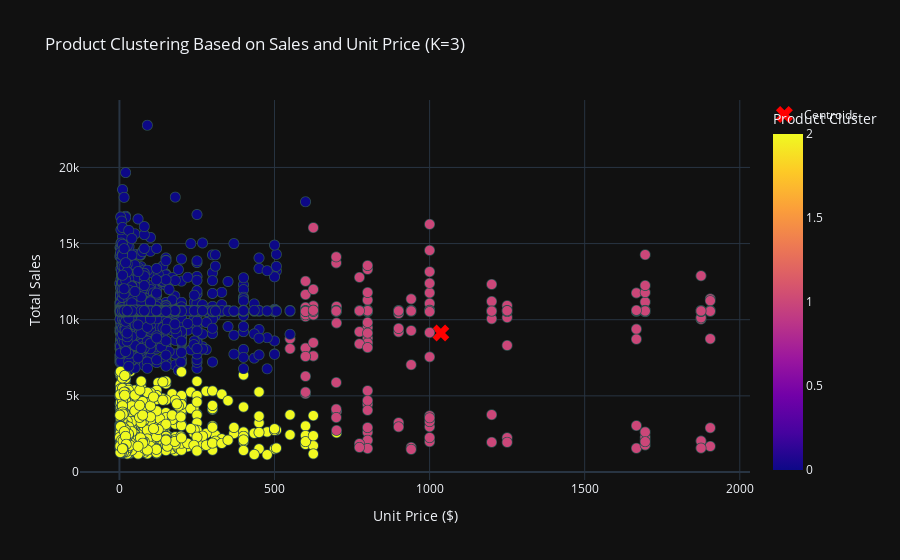

Write notebook code for a chart like this one.
### Code cell
# Import necessary libraries
import pandas as pd
import numpy as np
import matplotlib.pyplot as plt
import seaborn as sns
from sklearn.preprocessing import StandardScaler
from sklearn.cluster import KMeans
from sklearn.metrics import silhouette_score
import plotly.express as px
import plotly.graph_objs as go  # To customize traces like centroids

# Load the dataset
file_path = '/Users/naveenganta/Desktop/analytics/Projects/RFP/product data for clustering.xlsx'
df = pd.read_excel(file_path)

# Step 1: Calculate total sales for each product across 104 weeks
df['Total Sales'] = df.iloc[:, 4:108].sum(axis=1)

# Step 2: Select the columns for clustering (Unit price and Total Sales)
product_clustering_data = df[['Unit price($)', 'Total Sales']]

# Step 3: Standardize the data
scaler = StandardScaler()
product_data_scaled = scaler.fit_transform(product_clustering_data)

# Step 4: Silhouette Method to find the optimal number of clusters
def silhouette_method(data, max_k=10):
    silhouette_scores = []
    for k in range(2, min(max_k+1, data.shape[0])):
        kmeans = KMeans(n_clusters=k, random_state=42)
        labels = kmeans.fit_predict(data)
        if len(np.unique(labels)) > 1:
            score = silhouette_score(data, labels)
            silhouette_scores.append(score)
    
    # Plotting silhouette scores
    plt.figure(figsize=(8, 5))
    sns.lineplot(x=range(2, min(max_k+1, data.shape[0])), y=silhouette_scores, marker='o')
    plt.title('Silhouette Score for Optimal K')
    plt.xlabel('Number of Clusters')
    plt.ylabel('Silhouette Score')
    plt.show()
    
    # Return the optimal number of clusters
    return np.argmax(silhouette_scores) + 2

# Step 5: Apply Silhouette Method to get the optimal K
optimal_k_product = silhouette_method(product_data_scaled)

# Step 6: Apply KMeans with optimal K
if optimal_k_product is not None:
    kmeans_product = KMeans(n_clusters=optimal_k_product, random_state=42)
    product_clusters = kmeans_product.fit_predict(product_data_scaled)

    # Add cluster labels to the original dataframe
    df['Product Cluster'] = product_clusters

    # Step 7: Visualize the clustering using Plotly with Hover Data
    # Create the plot
    fig = px.scatter(df, x='Unit price($)', y='Total Sales', color='Product Cluster',
                     hover_data=['Product Name'],  # Show product names on hover
                     title=f'Product Clustering Based on Sales and Unit Price (K={optimal_k_product})',
                     labels={'Unit price($)': 'Unit Price ($)', 'Total Sales': 'Total Sales'},
                     template='plotly_dark')

    # Customize marker sizes and style
    fig.update_traces(marker=dict(size=10, opacity=1, line=dict(width=0.7, color='DarkSlateGrey')))

    # Plot centroids using plotly.graph_objs for more control
    centroids_product = scaler.inverse_transform(kmeans_product.cluster_centers_)
    centroid_trace = go.Scatter(
        x=centroids_product[:, 0], 
        y=centroids_product[:, 1], 
        mode='markers', 
        marker=dict(size=15, color='red', symbol='x'), 
        name='Centroids'
    )

    fig.add_trace(centroid_trace)

    # Show the plot
    fig.show()

    # Step 8: Print which product belongs to which cluster
    product_cluster_mapping = df[['Product Name', 'Product Cluster']]
    print("\nProduct to Cluster Mapping:")
    print(product_cluster_mapping)

### Figure 1 — Plotly figure (JSON) as saved in the notebook; plotly's stock layout.template omitted (floating-point values rounded to 4 significant figures; data arrays with more than 128 entries replaced by an {"elided": "..."} marker saying what was removed)
{"data": [{"customdata": {"elided": "3560x1 str values"}, "hovertemplate": "Unit Price ($)=%{x}<br>Total Sales=%{y}<br>Product Name=%{customdata[0]}<br>Product Cluster=%{marker.color}<extra></extra>", "legendgroup": "", "marker": {"color": {"elided": "3560 int values"}, "coloraxis": "coloraxis", "line": {"color": "DarkSlateGrey", "width": 0.7}, "opacity": 1, "size": 10, "symbol": "circle"}, "mode": "markers", "name": "", "showlegend": false, "type": "scattergl", "x": {"elided": "3560 float values"}, "xaxis": "x", "y": {"elided": "3560 float values"}, "yaxis": "y"}, {"marker": {"color": "red", "size": 15, "symbol": "x"}, "mode": "markers", "name": "Centroids", "type": "scatter", "x": [82.44, 1036.0, 83.6], "y": [10490.0, 9125.0, 2821.0]}], "layout": {"autosize": true, "coloraxis": {"colorbar": {"title": {"text": "Product Cluster"}}, "colorscale": [[0, "#0d0887"], [0.1111, "#46039f"], [0.2222, "#7201a8"], [0.3333, "#9c179e"], [0.4444, "#bd3786"], [0.5556, "#d8576b"], [0.6667, "#ed7953"], [0.7778, "#fb9f3a"], [0.8889, "#fdca26"], [1, "#f0f921"]]}, "legend": {"tracegroupgap": 0}, "title": {"text": "Product Clustering Based on Sales and Unit Price (K=3)"}, "xaxis": {"anchor": "y", "autorange": true, "domain": [0, 1], "range": [-133.1, 2039.0], "title": {"text": "Unit Price ($)"}, "type": "linear"}, "yaxis": {"anchor": "x", "autorange": true, "domain": [0, 1], "range": [-1074.0, 24980.0], "title": {"text": "Total Sales"}, "type": "linear"}}}
